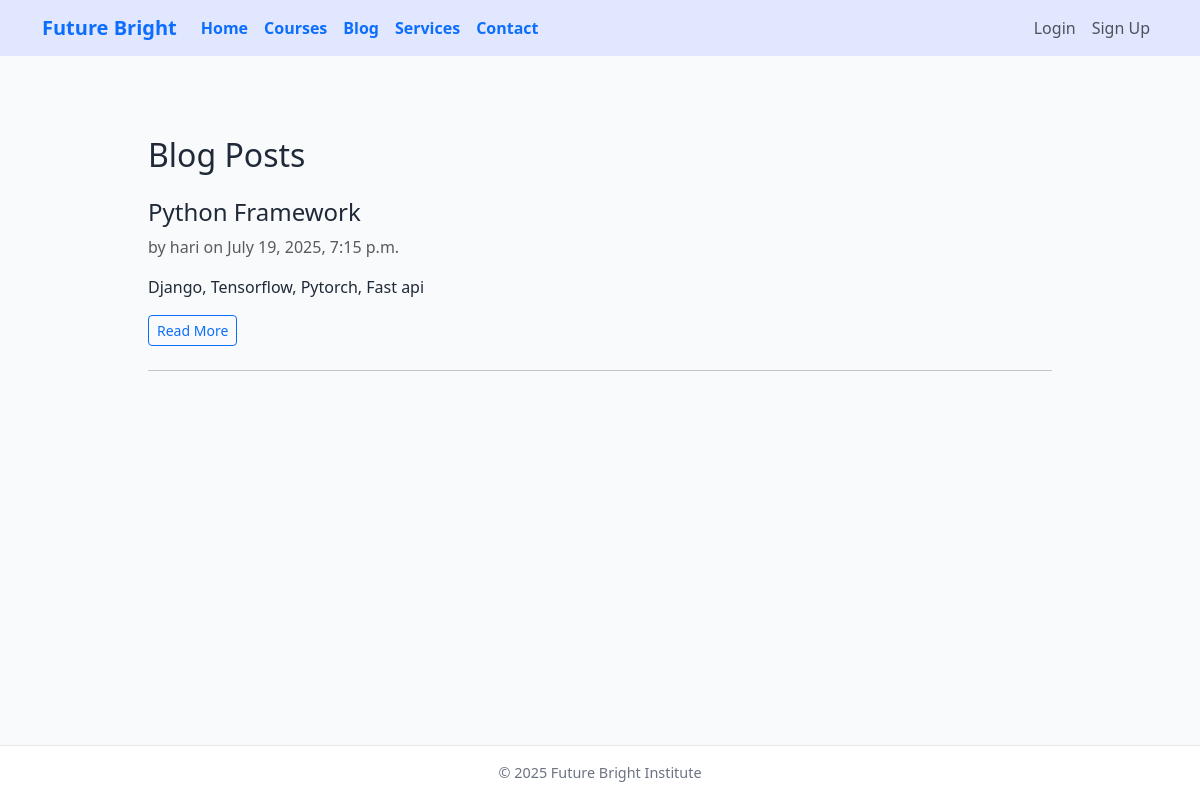
Screenshot of /blog/ with the database file from the repository.
### blog/models.py (models this page shows, shortened)
class Post(models.Model):
    title = models.CharField(max_length=200)
    content = models.TextField()
    author = models.ForeignKey(User, on_delete=models.CASCADE)
    created_at = models.DateTimeField(auto_now_add=True)
    updated_at = models.DateTimeField(auto_now=True)

### blog/views.py (the view)
# urls.py: path('', views.post_list, name='post_list'),
def post_list(request):
    posts = Post.objects.order_by('-created_at')
    return render(request, 'blog/post_list.html', {'posts': posts})

### blog/templates/blog/post_list.html (shortened to what this page needs)
{% extends 'base.html' %}
{% block content %}
  <div class="container py-5">
    <div class="d-flex justify-content-between align-items-center mb-4">
      <h2 class="mb-0">Blog Posts</h2>
    </div>
    {% for post in posts %}
      <div class="mb-4">
        <h4>{{ post.title }}</h4>
        <p class="text-muted">by {{ post.author }} on {{ post.created_at }}</p>
        <p>{{ post.content|truncatewords:40 }}</p>
        <a href="{% url 'post_detail' post.pk %}" class="btn btn-sm btn-outline-primary">Read More</a>
      </div>
      <hr>
    {% empty %}
      <p>No blog posts found.</p>
    {% endfor %}
  </div>
{% endblock %}

### templates/base.html (style rules this page uses)
html, body { height: 100%; margin: 0; padding: 0; font-family: 'Segoe UI', Tahoma, Geneva, Verdana, sans-serif; background-color: #f8fafc; color: #1f2937; display: flex; flex-direction: column; min-height: 100vh; }
body { display: flex; flex-direction: column; }

### rows the page displays
Post: title "Python Framework", author "hari", created_at "July 19, 2025, 7:15 p.m.", content "Django, Tensorflow, Pytorch, Fast api"
